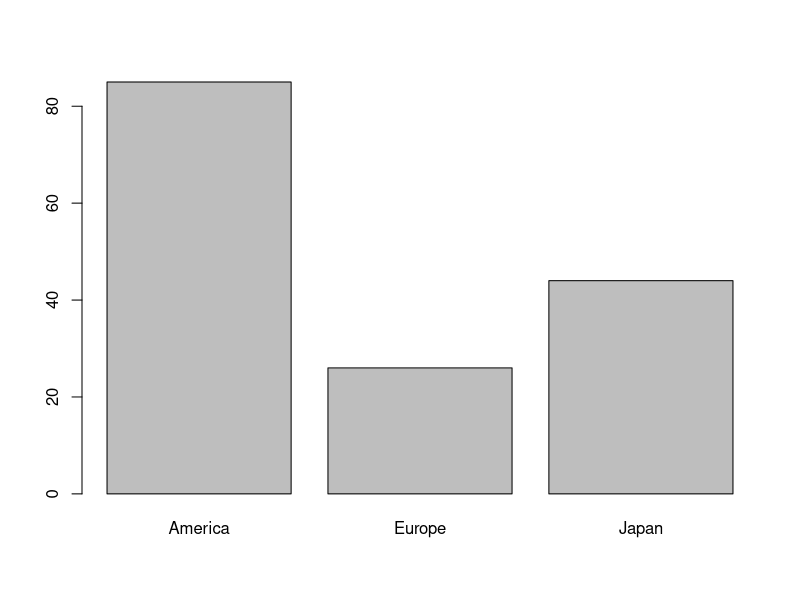
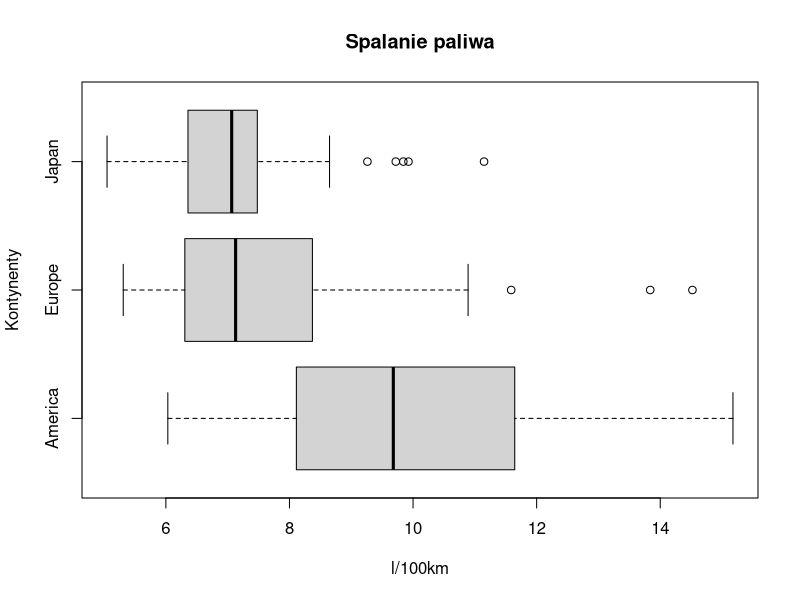
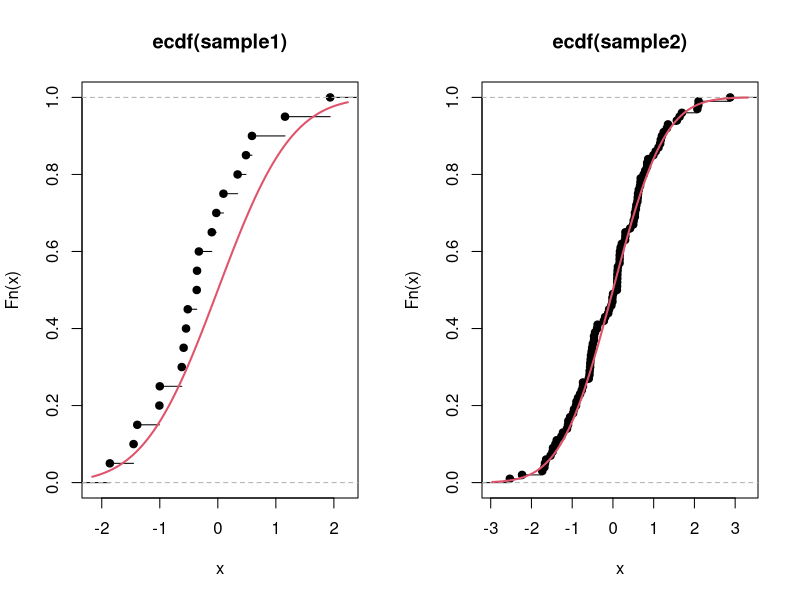
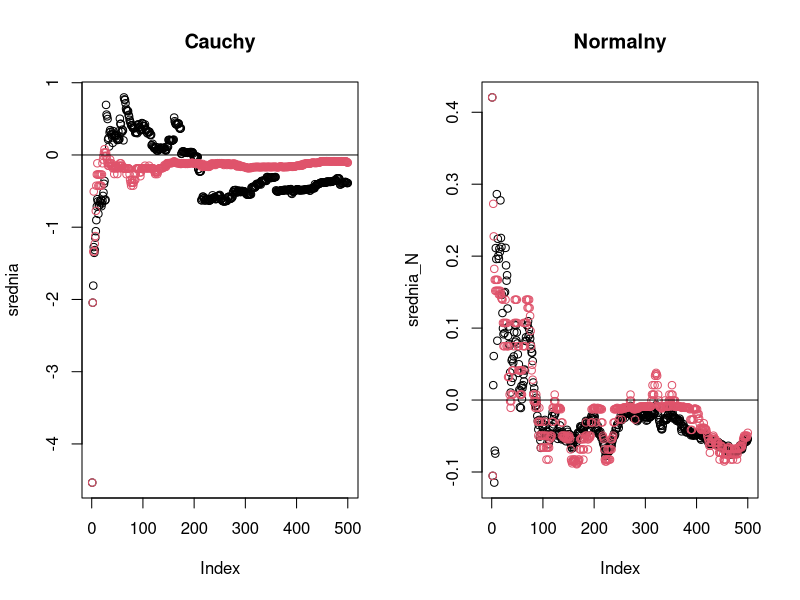

The R source for these figures, in order:
samochody <- read.csv2("samochody.csv")
producent<-samochody$producent
prod<-factor(producent)
levels(prod)<-c("America","Europe","Japan")
barplot(table(prod))


#2.8)
a<-samochody$mpg*1.609/100/3.785
zuzycie<- 1/a
samochody$zuzycie<-zuzycie
#prod kateryzacja
# important! tylda~
boxplot(zuzycie~prod, horizontal = T, main="Spalanie paliwa", ylab="Kontynenty", xlab="l/100km")
?boxplot

#zuzycie z podzialem na producenta
?aggregate()
aggregate(zuzycie, by=list(samochody$producent),FUN="mean", na.rm=T, trim=0.04)


### very important, useful to write arictle!!!
library(dplyr)
by_prod<-samochody %>% 
  group_by(producent)
by_prod %>% summarize_at(vars(zuzycie), list(sr=~mean(.,na.rm=T), sd=~sd(.,na.rm = T)))



#-------------------Estymacja-punktowa----------------------
#1)
sample1<-rnorm(20)
sample2<-rnorm(100)

#more plots, one figure
par(mfrow=c(1,2))

plot(ecdf(sample1))
curve(pnorm(x), add=T,lwd=2, col=2)


plot(ecdf(sample2))
curve(pnorm(x), add=T,lwd=2,col=2)


#2)a  cauchy distribution

C<-rcauchy(500)
?rcauchy

srednia<-vector(length = 500)
M<-vector(length = 500)

for (i in 1:500){
  srednia[i]<-mean(C[1:i])
  M[i]<-median(C[1:i])
} 

plot(srednia,main="Cauchy")
points(M, col=2)
abline(h=0)
#-------------normalny
#3)a
N<-rnorm(500)

srednia_N<-vector(length = 500)
M_N<-vector(length = 500)

for (i in 1:500){
  srednia_N[i]<-mean(N[1:i])
  M_N[i]<-median(N[1:i])
} 

plot(srednia_N, main="Normalny")
points(M_N, col=2)
abline(h=0)



#3.4
n<-100
runif(n)
?runif
duzo<-1000
M<-list(length=length(duzo))
for (i in 1:1000){
}

#suma estymatorow podzielona przez M

